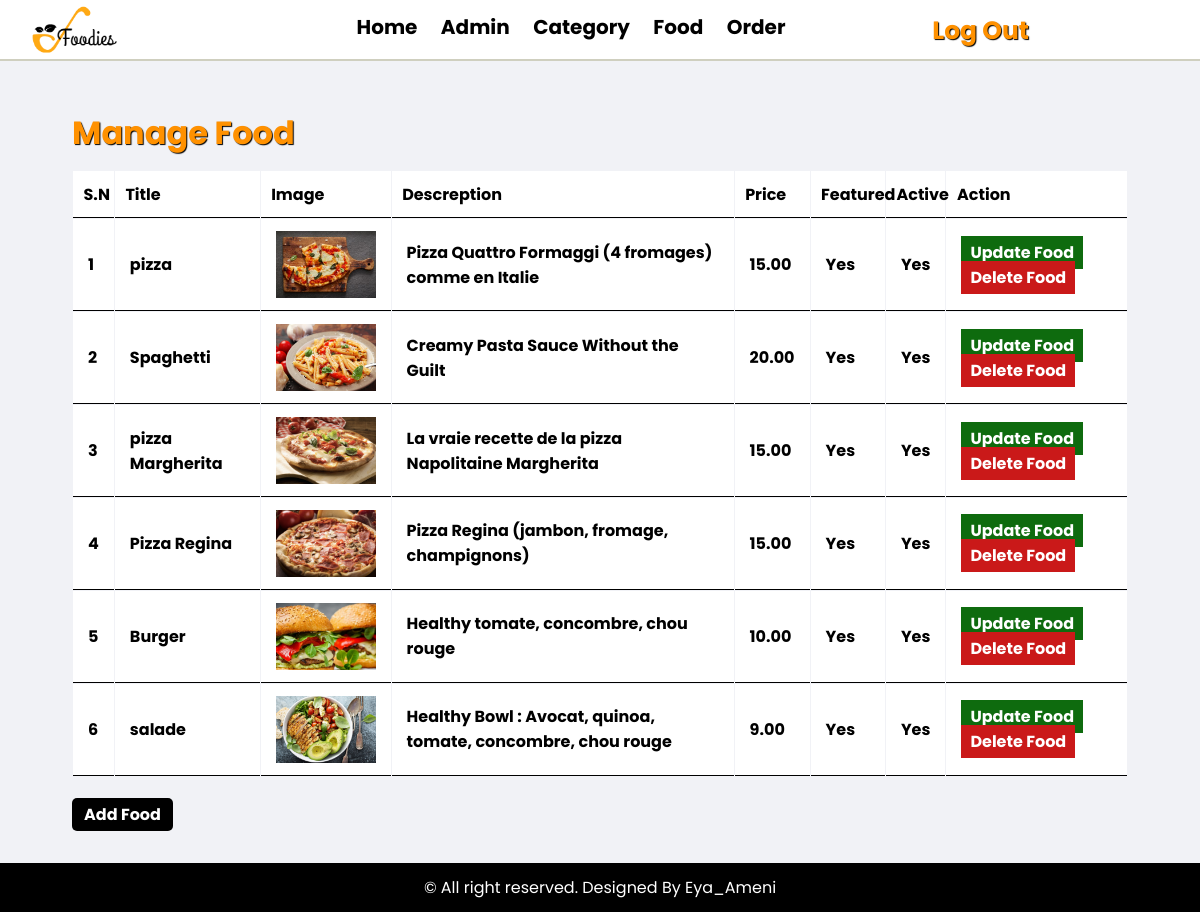
The page /admin/manage-food.php (signed in) on the database its author committed.
### tables this page shows
CREATE TABLE IF NOT EXISTS `food` (
  `id` int(10) UNSIGNED NOT NULL AUTO_INCREMENT,
  `title` varchar(100) NOT NULL,
  `description` text NOT NULL,
  `price` decimal(10,2) NOT NULL,
  `image_name` varchar(255) DEFAULT NULL,
  `category_id` int(10) UNSIGNED NOT NULL,
  `featured` varchar(10) NOT NULL,
  `active` varchar(10) NOT NULL,
  PRIMARY KEY (`id`)
);

### admin/manage-food.php (the view, shortened to what this page needs)
<?php
include('partie/menu.php');
?>
<div class="main-content">
	<div class="wrapper">
		<h1 class="title">Manage Food</h1>
<table class="tbl-full">
			<tr>
				<th>S.N</th>
				<th>Title</th>
				<th>Image</th>
				<th>Descreption</th>
				<th>Price</th>
				<th>Featured</th>
				<th>Active</th>
				<th>Action</th>
			</tr>
			<?php
		$sql = "SELECT * FROM food";
		$res = mysqli_query($conn,$sql);
		if($res==TRUE){
			$count =mysqli_num_rows($res);
			$sn=1;
			if ($count>0)
			{
				while($rows=mysqli_fetch_assoc($res))
				{
					$id=$rows['id'];
					$title=$rows['title'];
					$image_name=$rows['image_name'];
					$featured=$rows['featured'];
					$active=$rows['active'];
					$descreption=$rows['description'];
					$price=$rows['price'];
					?>
			<tr>
				<td><?php echo $sn++; ?></td>
				<td><?php echo $title; ?></td>
				<td><?php
				if ($image_name!="") {
				 ?>
				<img src="<?php echo SITEURL; ?>img/food/<?php echo $image_name; ?>" width="100px">
				<?php
				}
				else{
				echo "<div class='error'>Image not added</div>";
				}
				 ?>
				</td>
				<td><?php echo $descreption; ?></td>
				<td><?php echo $price; ?></td>
				<td><?php echo $featured; ?></td>
				<td><?php echo $active; ?></td>
				<td>
					<a href="update-food.php?id=<?php echo $id;?>" class="btn-secondary">Update Food</a>
					<a href="delete-food.php?id=<?php echo $id;?>&image_name=<?php echo $image_name;?>" class="
					btn-del">Delete Food</a>
				</td>
			</tr>
			<?php
				}
			}
			else
			{
				?>
				<tr>
					<td colspan="7"><div class="error">No food added</div></td>
				</tr>
		<?php
		}
		}
		?>
		</table>
		<br>
		<a href="add-food.php" class="btn-primary">Add Food</a>
	</div>
</div>
<?php
include('partie/footer.php');
?>

### admin/admin.css (style rules this page uses)
* { margin: 0; padding: 0; font-family: 'Poppins', sans-serif; box-sizing: border-box; }
.wrapper { padding: 1%; width: 90%; margin : 0 auto; }
.tbl-full { width: 100%; }
table { width:100%; border-collapse:separate; border-spacing:1px; caption-side:bottom; }
table tr th { padding: 1%; text-align:left; }
td,th { padding:12px 15px; border-bottom: 1px solid black; font-family: 'Poppins', sans-serif; font-weight: bold; }
tr { background:white; }
.btn-primary { background-color: black; padding: 5px; padding-left: 12px; padding-right: 12px; color: white; text-decoration: none; font-weight: bold; border-radius: 5px; }
.btn-secondary { background-color: #0e6b0e; padding: 5px; padding-left: 9px; padding-right: 9px; margin-bottom: 20px; color: white; text-decoration: none; font-weight: bold; }
.btn-del { background-color: #CA1919; padding: 5px; padding-left: 9px; padding-right: 9px; color: white; text-decoration: none; font-weight: bold; margin-top: 10px; }
.main-content { background-color: #f1f2f6; padding: 3% 0; padding-bottom: 2%; }
.title { color: #ff9100; text-shadow: 1px 1px 1px black; margin-bottom: 13px; }

### rows shown on the page
food: title "pizza", image_name (picture), description "Pizza Quattro Formaggi (4 fromages) comme en Italie", price "15.00", featured "Yes", active "Yes"
food: title "Spaghetti", image_name (picture), description "Creamy Pasta Sauce Without the Guilt", price "20.00", featured "Yes", active "Yes"
food: title "pizza Margherita", image_name (picture), description "La vraie recette de la pizza Napolitaine Margherita", price "15.00", featured "Yes", active "Yes"
food: title "Pizza Regina", image_name (picture), description "Pizza Regina (jambon, fromage, champignons)", price "15.00", featured "Yes", active "Yes"
food: title "Burger", image_name (picture), description "Healthy tomate, concombre, chou rouge", price "10.00", featured "Yes", active "Yes"
food: title "salade", image_name (picture), description "Healthy Bowl : Avocat, quinoa, tomate, concombre, chou rouge", price "9.00", featured "Yes", active "Yes"
